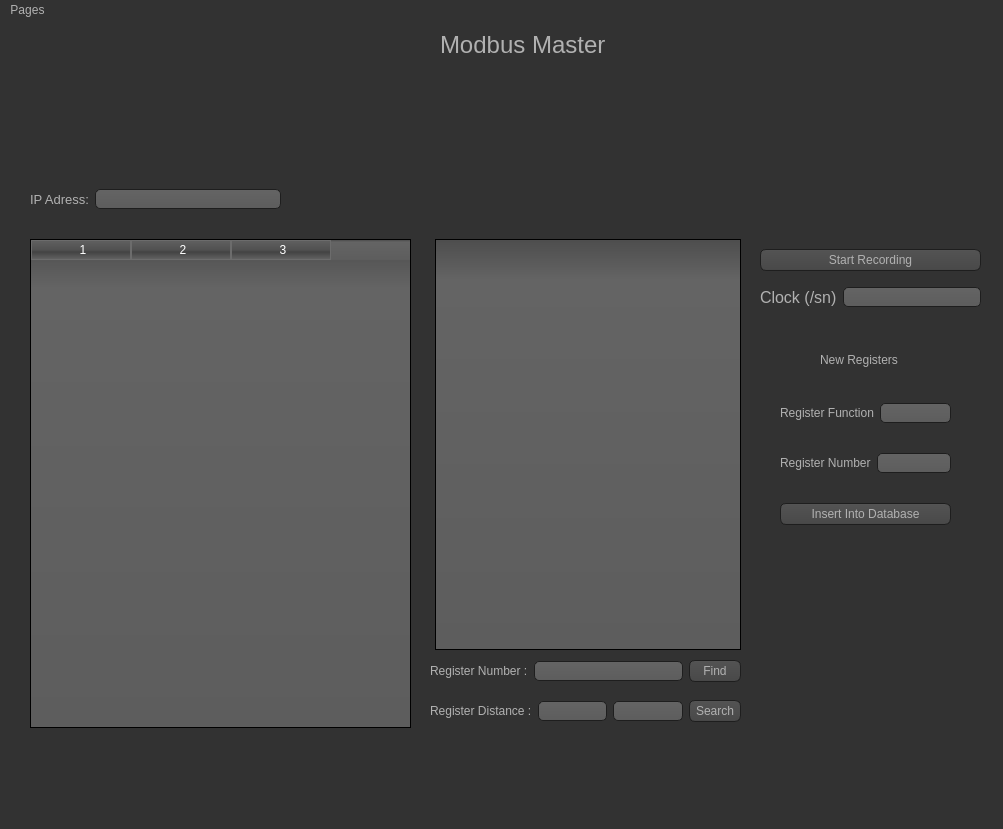
<?xml version="1.0" encoding="UTF-8"?>
<ui version="4.0">
 <class>MainWindow</class>
 <widget class="QMainWindow" name="MainWindow">
  <property name="geometry">
   <rect>
    <x>0</x>
    <y>0</y>
    <width>1003</width>
    <height>829</height>
   </rect>
  </property>
  <property name="windowTitle">
   <string>MainWindow</string>
  </property>
  <property name="styleSheet">
   <string notr="true">QToolTip
{
     border: 1px solid black;
     background-color: #ffa02f;
     padding: 1px;
     border-radius: 3px;
     opacity: 100;
}

QWidget
{
    color: #b1b1b1;
    background-color: #323232;
}

QTreeView, QListView
{
    background-color: silver;
    margin-left: 5px;
}

QWidget:item:hover
{
    background-color: QLinearGradient( x1: 0, y1: 0, x2: 0, y2: 1, stop: 0 #ffa02f, stop: 1 #ca0619);
    color: #000000;
}

QWidget:item:selected
{
    background-color: QLinearGradient( x1: 0, y1: 0, x2: 0, y2: 1, stop: 0 #ffa02f, stop: 1 #d7801a);
}

QMenuBar::item
{
    background: transparent;
}

QMenuBar::item:selected
{
    background: transparent;
    border: 1px solid #ffaa00;
}

QMenuBar::item:pressed
{
    background: #444;
    border: 1px solid #000;
    background-color: QLinearGradient(
        x1:0, y1:0,
        x2:0, y2:1,
        stop:1 #212121,
        stop:0.4 #343434/*,
        stop:0.2 #343434,
        stop:0.1 #ffaa00*/
    );
    margin-bottom:-1px;
    padding-bottom:1px;
}

QMenu
{
    border: 1px solid #000;
}

QMenu::item
{
    padding: 2px 20px 2px 20px;
}

QMenu::item:selected
{
    color: #000000;
}

QWidget:disabled
{
    color: #808080;
    background-color: #323232;
}

QAbstractItemView
{
    background-color: QLinearGradient( x1: 0, y1: 0, x2: 0, y2: 1, stop: 0 #4d4d4d, stop: 0.1 #646464, stop: 1 #5d5d5d);
}

QWidget:focus
{
    /*border: 1px solid darkgray;*/
}

QLineEdit
{
    background-color: QLinearGradient( x1: 0, y1: 0, x2: 0, y2: 1, stop: 0 #4d4d4d, stop: 0 #646464, stop: 1 #5d5d5d);
    padding: 1px;
    border-style: solid;
    border: 1px solid #1e1e1e;
    border-radius: 5;
}

QPushButton
{
    color: #b1b1b1;
    background-color: QLinearGradient( x1: 0, y1: 0, x2: 0, y2: 1, stop: 0 #565656, stop: 0.1 #525252, stop: 0.5 #4e4e4e, stop: 0.9 #4a4a4a, stop: 1 #464646);
    border-width: 1px;
    border-color: #1e1e1e;
    border-style: solid;
    border-radius: 6;
    padding: 3px;
    font-size: 12px;
    padding-left: 5px;
    padding-right: 5px;
    min-width: 40px;
}

QPushButton:pressed
{
    background-color: QLinearGradient( x1: 0, y1: 0, x2: 0, y2: 1, stop: 0 #2d2d2d, stop: 0.1 #2b2b2b, stop: 0.5 #292929, stop: 0.9 #282828, stop: 1 #252525);
}

QComboBox
{
    selection-background-color: #ffaa00;
    background-color: QLinearGradient( x1: 0, y1: 0, x2: 0, y2: 1, stop: 0 #565656, stop: 0.1 #525252, stop: 0.5 #4e4e4e, stop: 0.9 #4a4a4a, stop: 1 #464646);
    border-style: solid;
    border: 1px solid #1e1e1e;
    border-radius: 5;
}

QComboBox:hover,QPushButton:hover
{
    border: 2px solid QLinearGradient( x1: 0, y1: 0, x2: 0, y2: 1, stop: 0 #ffa02f, stop: 1 #d7801a);
}


QComboBox:on
{
    padding-top: 3px;
    padding-left: 4px;
    background-color: QLinearGradient( x1: 0, y1: 0, x2: 0, y2: 1, stop: 0 #2d2d2d, stop: 0.1 #2b2b2b, stop: 0.5 #292929, stop: 0.9 #282828, stop: 1 #252525);
    selection-background-color: #ffaa00;
}

QComboBox QAbstractItemView
{
    border: 2px solid darkgray;
    selection-background-color: QLinearGradient( x1: 0, y1: 0, x2: 0, y2: 1, stop: 0 #ffa02f, stop: 1 #d7801a);
}

QComboBox::drop-down
{
     subcontrol-origin: padding;
     subcontrol-position: top right;
     width: 15px;

     border-left-width: 0px;
     border-left-color: darkgray;
     border-left-style: solid; /* just a single line */
     border-top-right-radius: 3px; /* same radius as the QComboBox */
     border-bottom-right-radius: 3px;
 }

QComboBox::down-arrow
{
     image: url(:/dark_orange/img/down_arrow.png);
}

QGroupBox
{
    border: 1px solid darkgray;
    margin-top: 10px;
}

QGroupBox:focus
{
    border: 1px solid darkgray;
}

QTextEdit:focus
{
    border: 1px solid darkgray;
}

QScrollBar:horizontal {
     border: 1px solid #222222;
     background: QLinearGradient( x1: 0, y1: 0, x2: 0, y2: 1, stop: 0.0 #121212, stop: 0.2 #282828, stop: 1 #484848);
     height: 7px;
     margin: 0px 16px 0 16px;
}

QScrollBar::handle:horizontal
{
      background: QLinearGradient( x1: 0, y1: 0, x2: 1, y2: 0, stop: 0 #ffa02f, stop: 0.5 #d7801a, stop: 1 #ffa02f);
      min-height: 20px;
      border-radius: 2px;
}

QScrollBar::add-line:horizontal {
      border: 1px solid #1b1b19;
      border-radius: 2px;
      background: QLinearGradient( x1: 0, y1: 0, x2: 1, y2: 0, stop: 0 #ffa02f, stop: 1 #d7801a);
      width: 14px;
      subcontrol-position: right;
      subcontrol-origin: margin;
}

QScrollBar::sub-line:horizontal {
      border: 1px solid #1b1b19;
      border-radius: 2px;
      background: QLinearGradient( x1: 0, y1: 0, x2: 1, y2: 0, stop: 0 #ffa02f, stop: 1 #d7801a);
      width: 14px;
     subcontrol-position: left;
     subcontrol-origin: margin;
}

QScrollBar::right-arrow:horizontal, QScrollBar::left-arrow:horizontal
{
      border: 1px solid black;
      width: 1px;
      height: 1px;
      background: white;
}

QScrollBar::add-page:horizontal, QScrollBar::sub-page:horizontal
{
      background: none;
}

QScrollBar:vertical
{
      background: QLinearGradient( x1: 0, y1: 0, x2: 1, y2: 0, stop: 0.0 #121212, stop: 0.2 #282828, stop: 1 #484848);
      width: 7px;
      margin: 16px 0 16px 0;
      border: 1px solid #222222;
}

QScrollBar::handle:vertical
{
      background: QLinearGradient( x1: 0, y1: 0, x2: 0, y2: 1, stop: 0 #ffa02f, stop: 0.5 #d7801a, stop: 1 #ffa02f);
      min-height: 20px;
      border-radius: 2px;
}

QScrollBar::add-line:vertical
{
      border: 1px solid #1b1b19;
      border-radius: 2px;
      background: QLinearGradient( x1: 0, y1: 0, x2: 0, y2: 1, stop: 0 #ffa02f, stop: 1 #d7801a);
      height: 14px;
      subcontrol-position: bottom;
      subcontrol-origin: margin;
}

QScrollBar::sub-line:vertical
{
      border: 1px solid #1b1b19;
      border-radius: 2px;
      background: QLinearGradient( x1: 0, y1: 0, x2: 0, y2: 1, stop: 0 #d7801a, stop: 1 #ffa02f);
      height: 14px;
      subcontrol-position: top;
      subcontrol-origin: margin;
}

QScrollBar::up-arrow:vertical, QScrollBar::down-arrow:vertical
{
      border: 1px solid black;
      width: 1px;
      height: 1px;
      background: white;
}


QScrollBar::add-page:vertical, QScrollBar::sub-page:vertical
{
      background: none;
}

QTextEdit
{
    background-color: #242424;
}

QPlainTextEdit
{
    background-color: #242424;
}

QHeaderView::section
{
    background-color: QLinearGradient(x1:0, y1:0, x2:0, y2:1, stop:0 #616161, stop: 0.5 #505050, stop: 0.6 #434343, stop:1 #656565);
    color: white;
    padding-left: 4px;
    border: 1px solid #6c6c6c;
}

QCheckBox:disabled
{
color: #414141;
}

QDockWidget::title
{
    text-align: center;
    spacing: 3px; /* spacing between items in the tool bar */
    background-color: QLinearGradient(x1:0, y1:0, x2:0, y2:1, stop:0 #323232, stop: 0.5 #242424, stop:1 #323232);
}

QDockWidget::close-button, QDockWidget::float-button
{
    text-align: center;
    spacing: 1px; /* spacing between items in the tool bar */
    background-color: QLinearGradient(x1:0, y1:0, x2:0, y2:1, stop:0 #323232, stop: 0.5 #242424, stop:1 #323232);
}

QDockWidget::close-button:hover, QDockWidget::float-button:hover
{
    background: #242424;
}

QDockWidget::close-button:pressed, QDockWidget::float-button:pressed
{
    padding: 1px -1px -1px 1px;
}

QMainWindow::separator
{
    background-color: QLinearGradient(x1:0, y1:0, x2:0, y2:1, stop:0 #161616, stop: 0.5 #151515, stop: 0.6 #212121, stop:1 #343434);
    color: white;
    padding-left: 4px;
    border: 1px solid #4c4c4c;
    spacing: 3px; /* spacing between items in the tool bar */
}

QMainWindow::separator:hover
{

    background-color: QLinearGradient(x1:0, y1:0, x2:0, y2:1, stop:0 #d7801a, stop:0.5 #b56c17 stop:1 #ffa02f);
    color: white;
    padding-left: 4px;
    border: 1px solid #6c6c6c;
    spacing: 3px; /* spacing between items in the tool bar */
}

QToolBar::handle
{
     spacing: 3px; /* spacing between items in the tool bar */
     background: url(:/dark_orange/img/handle.png);
}

QMenu::separator
{
    height: 2px;
    background-color: QLinearGradient(x1:0, y1:0, x2:0, y2:1, stop:0 #161616, stop: 0.5 #151515, stop: 0.6 #212121, stop:1 #343434);
    color: white;
    padding-left: 4px;
    margin-left: 10px;
    margin-right: 5px;
}

QProgressBar
{
    border: 2px solid grey;
    border-radius: 5px;
    text-align: center;
}

QProgressBar::chunk
{
    background-color: #d7801a;
    width: 2.15px;
    margin: 0.5px;
}

QTabBar::tab {
    color: #b1b1b1;
    border: 1px solid #444;
    border-bottom-style: none;
    background-color: #323232;
    padding-left: 10px;
    padding-right: 10px;
    padding-top: 3px;
    padding-bottom: 2px;
    margin-right: -1px;
}

QTabWidget::pane {
    border: 1px solid #444;
    top: 1px;
}

QTabBar::tab:last
{
    margin-right: 0; /* the last selected tab has nothing to overlap with on the right */
    border-top-right-radius: 3px;
}

QTabBar::tab:first:!selected
{
 margin-left: 0px; /* the last selected tab has nothing to overlap with on the right */


    border-top-left-radius: 3px;
}

QTabBar::tab:!selected
{
    color: #b1b1b1;
    border-bottom-style: solid;
    margin-top: 3px;
    background-color: QLinearGradient(x1:0, y1:0, x2:0, y2:1, stop:1 #212121, stop:.4 #343434);
}

QTabBar::tab:selected
{
    border-top-left-radius: 3px;
    border-top-right-radius: 3px;
    margin-bottom: 0px;
}

QTabBar::tab:!selected:hover
{
    /*border-top: 2px solid #ffaa00;
    padding-bottom: 3px;*/
    border-top-left-radius: 3px;
    border-top-right-radius: 3px;
    background-color: QLinearGradient(x1:0, y1:0, x2:0, y2:1, stop:1 #212121, stop:0.4 #343434, stop:0.2 #343434, stop:0.1 #ffaa00);
}

QRadioButton::indicator:checked, QRadioButton::indicator:unchecked{
    color: #b1b1b1;
    background-color: #323232;
    border: 1px solid #b1b1b1;
    border-radius: 6px;
}

QRadioButton::indicator:checked
{
    background-color: qradialgradient(
        cx: 0.5, cy: 0.5,
        fx: 0.5, fy: 0.5,
        radius: 1.0,
        stop: 0.25 #ffaa00,
        stop: 0.3 #323232
    );
}

QCheckBox::indicator{
    color: #b1b1b1;
    background-color: #323232;
    border: 1px solid #b1b1b1;
    width: 9px;
    height: 9px;
}

QRadioButton::indicator
{
    border-radius: 6px;
}

QRadioButton::indicator:hover, QCheckBox::indicator:hover
{
    border: 1px solid #ffaa00;
}

QCheckBox::indicator:checked
{
    image:url(:/dark_orange/img/checkbox.png);
}

QCheckBox::indicator:disabled, QRadioButton::indicator:disabled
{
    border: 1px solid #444;
}


QSlider::groove:horizontal {
    border: 1px solid #3A3939;
    height: 8px;
    background: #201F1F;
    margin: 2px 0;
    border-radius: 2px;
}

QSlider::handle:horizontal {
    background: QLinearGradient( x1: 0, y1: 0, x2: 0, y2: 1,
      stop: 0.0 silver, stop: 0.2 #a8a8a8, stop: 1 #727272);
    border: 1px solid #3A3939;
    width: 14px;
    height: 14px;
    margin: -4px 0;
    border-radius: 2px;
}

QSlider::groove:vertical {
    border: 1px solid #3A3939;
    width: 8px;
    background: #201F1F;
    margin: 0 0px;
    border-radius: 2px;
}

QSlider::handle:vertical {
    background: QLinearGradient( x1: 0, y1: 0, x2: 0, y2: 1, stop: 0.0 silver,
      stop: 0.2 #a8a8a8, stop: 1 #727272);
    border: 1px solid #3A3939;
    width: 14px;
    height: 14px;
    margin: 0 -4px;
    border-radius: 2px;
}

QAbstractSpinBox {
    padding-top: 2px;
    padding-bottom: 2px;
    border: 1px solid darkgray;

    border-radius: 2px;
    min-width: 50px;
}
</string>
  </property>
  <widget class="QWidget" name="centralwidget">
   <widget class="QWidget" name="horizontalLayoutWidget">
    <property name="geometry">
     <rect>
      <x>30</x>
      <y>150</y>
      <width>251</width>
      <height>61</height>
     </rect>
    </property>
    <layout class="QHBoxLayout" name="horizontalLayout">
     <item>
      <widget class="QLabel" name="label">
       <property name="font">
        <font>
         <pointsize>10</pointsize>
        </font>
       </property>
       <property name="text">
        <string>IP Adress:</string>
       </property>
      </widget>
     </item>
     <item>
      <widget class="QLineEdit" name="_lneIp"/>
     </item>
    </layout>
   </widget>
   <widget class="QLabel" name="label_2">
    <property name="geometry">
     <rect>
      <x>440</x>
      <y>0</y>
      <width>211</width>
      <height>51</height>
     </rect>
    </property>
    <property name="font">
     <font>
      <pointsize>18</pointsize>
     </font>
    </property>
    <property name="text">
     <string>Modbus Master</string>
    </property>
   </widget>
   <widget class="QWidget" name="verticalLayoutWidget">
    <property name="geometry">
     <rect>
      <x>760</x>
      <y>220</y>
      <width>221</width>
      <height>80</height>
     </rect>
    </property>
    <layout class="QVBoxLayout" name="verticalLayout_5">
     <item>
      <layout class="QHBoxLayout" name="horizontalLayout_9">
       <item>
        <widget class="QPushButton" name="pushButton">
         <property name="text">
          <string>Start Recording</string>
         </property>
        </widget>
       </item>
      </layout>
     </item>
     <item>
      <layout class="QHBoxLayout" name="horizontalLayout_10">
       <item>
        <widget class="QLabel" name="label_10">
         <property name="font">
          <font>
           <pointsize>12</pointsize>
          </font>
         </property>
         <property name="text">
          <string>Clock (/sn)</string>
         </property>
        </widget>
       </item>
       <item>
        <widget class="QLineEdit" name="lineEdit"/>
       </item>
      </layout>
     </item>
    </layout>
   </widget>
   <widget class="QWidget" name="verticalLayoutWidget_2">
    <property name="geometry">
     <rect>
      <x>780</x>
      <y>360</y>
      <width>171</width>
      <height>171</height>
     </rect>
    </property>
    <layout class="QVBoxLayout" name="verticalLayout">
     <item>
      <layout class="QHBoxLayout" name="horizontalLayout_2">
       <item>
        <widget class="QLabel" name="label_3">
         <property name="text">
          <string>Register Function</string>
         </property>
        </widget>
       </item>
       <item>
        <widget class="QLineEdit" name="lne_Funct"/>
       </item>
      </layout>
     </item>
     <item>
      <layout class="QHBoxLayout" name="horizontalLayout_3">
       <item>
        <widget class="QLabel" name="label_4">
         <property name="text">
          <string>Register Number</string>
         </property>
        </widget>
       </item>
       <item>
        <widget class="QLineEdit" name="lne_Number"/>
       </item>
      </layout>
     </item>
     <item>
      <widget class="QPushButton" name="btn_Insert">
       <property name="text">
        <string>Insert Into Database</string>
       </property>
      </widget>
     </item>
    </layout>
   </widget>
   <widget class="QLabel" name="label_5">
    <property name="geometry">
     <rect>
      <x>820</x>
      <y>330</y>
      <width>81</width>
      <height>21</height>
     </rect>
    </property>
    <property name="text">
     <string>New Registers</string>
    </property>
   </widget>
   <widget class="QTableWidget" name="tableWidget">
    <property name="geometry">
     <rect>
      <x>30</x>
      <y>220</y>
      <width>381</width>
      <height>489</height>
     </rect>
    </property>
    <property name="columnCount">
     <number>3</number>
    </property>
    <column/>
    <column/>
    <column/>
   </widget>
   <widget class="QListWidget" name="listWidget">
    <property name="geometry">
     <rect>
      <x>430</x>
      <y>220</y>
      <width>311</width>
      <height>411</height>
     </rect>
    </property>
   </widget>
   <widget class="QWidget" name="layoutWidget">
    <property name="geometry">
     <rect>
      <x>430</x>
      <y>640</y>
      <width>311</width>
      <height>24</height>
     </rect>
    </property>
    <layout class="QHBoxLayout" name="horizontalLayout_4">
     <item>
      <widget class="QLabel" name="label_8">
       <property name="text">
        <string>Register Number :</string>
       </property>
      </widget>
     </item>
     <item>
      <widget class="QLineEdit" name="lne_registerNW_2"/>
     </item>
     <item>
      <widget class="QPushButton" name="btn_Find_2">
       <property name="text">
        <string>Find</string>
       </property>
      </widget>
     </item>
    </layout>
   </widget>
   <widget class="QWidget" name="layoutWidget_2">
    <property name="geometry">
     <rect>
      <x>430</x>
      <y>680</y>
      <width>311</width>
      <height>24</height>
     </rect>
    </property>
    <layout class="QHBoxLayout" name="horizontalLayout_8">
     <item>
      <widget class="QLabel" name="label_9">
       <property name="text">
        <string>Register Distance :</string>
       </property>
      </widget>
     </item>
     <item>
      <widget class="QLineEdit" name="lineEdit_6">
       <property name="sizePolicy">
        <sizepolicy hsizetype="Maximum" vsizetype="Fixed">
         <horstretch>0</horstretch>
         <verstretch>0</verstretch>
        </sizepolicy>
       </property>
      </widget>
     </item>
     <item>
      <widget class="QLineEdit" name="lineEdit_7">
       <property name="sizePolicy">
        <sizepolicy hsizetype="Maximum" vsizetype="Fixed">
         <horstretch>0</horstretch>
         <verstretch>0</verstretch>
        </sizepolicy>
       </property>
      </widget>
     </item>
     <item>
      <widget class="QPushButton" name="pushButton_4">
       <property name="text">
        <string>Search</string>
       </property>
      </widget>
     </item>
    </layout>
   </widget>
  </widget>
  <widget class="QMenuBar" name="menubar">
   <property name="geometry">
    <rect>
     <x>0</x>
     <y>0</y>
     <width>1003</width>
     <height>26</height>
    </rect>
   </property>
   <widget class="QMenu" name="menuPages">
    <property name="title">
     <string>Pages</string>
    </property>
   </widget>
   <addaction name="menuPages"/>
  </widget>
  <widget class="QStatusBar" name="statusbar"/>
  <action name="actionRecording_Registers">
   <property name="text">
    <string>Recording Registers</string>
   </property>
  </action>
  <action name="actionNew_Registers">
   <property name="text">
    <string>New Registers</string>
   </property>
  </action>
 </widget>
 <resources/>
 <connections/>
</ui>
